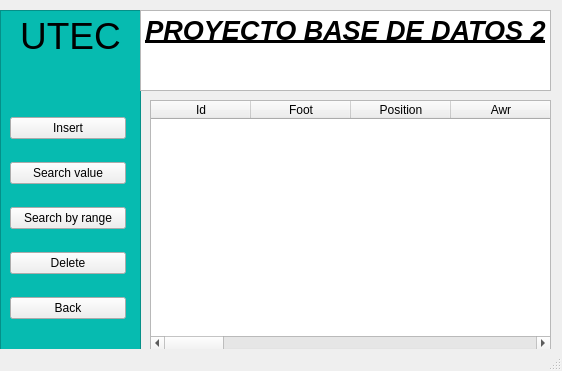
<?xml version="1.0" encoding="UTF-8"?>
<ui version="4.0">
 <class>sequential_cereal</class>
 <widget class="QMainWindow" name="sequential_cereal">
  <property name="geometry">
   <rect>
    <x>0</x>
    <y>0</y>
    <width>562</width>
    <height>371</height>
   </rect>
  </property>
  <property name="windowTitle">
   <string>MainWindow</string>
  </property>
  <widget class="QWidget" name="centralwidget">
   <widget class="QWidget" name="layoutWidget_2">
    <property name="geometry">
     <rect>
      <x>10</x>
      <y>100</y>
      <width>116</width>
      <height>241</height>
     </rect>
    </property>
    <layout class="QGridLayout" name="gridLayout_4">
     <item row="0" column="0">
      <widget class="QPushButton" name="btn_insert">
       <property name="text">
        <string>Insert</string>
       </property>
      </widget>
     </item>
     <item row="4" column="0">
      <widget class="QPushButton" name="btn_back">
       <property name="text">
        <string>Back</string>
       </property>
      </widget>
     </item>
     <item row="3" column="0">
      <widget class="QPushButton" name="btn_delete">
       <property name="text">
        <string>Delete</string>
       </property>
      </widget>
     </item>
     <item row="1" column="0">
      <widget class="QPushButton" name="btn_search1">
       <property name="text">
        <string>Search value</string>
       </property>
      </widget>
     </item>
     <item row="2" column="0">
      <widget class="QPushButton" name="btn_search2">
       <property name="text">
        <string>Search by range</string>
       </property>
      </widget>
     </item>
    </layout>
   </widget>
   <widget class="QTextBrowser" name="textBrowser">
    <property name="geometry">
     <rect>
      <x>0</x>
      <y>10</y>
      <width>141</width>
      <height>341</height>
     </rect>
    </property>
    <property name="styleSheet">
     <string notr="true">background: rgba(6,187,176,1)</string>
    </property>
    <property name="html">
     <string>&lt;!DOCTYPE HTML PUBLIC &quot;-//W3C//DTD HTML 4.0//EN&quot; &quot;http://www.w3.org/TR/REC-html40/strict.dtd&quot;&gt;
&lt;html&gt;&lt;head&gt;&lt;meta name=&quot;qrichtext&quot; content=&quot;1&quot; /&gt;&lt;style type=&quot;text/css&quot;&gt;
p, li { white-space: pre-wrap; }
&lt;/style&gt;&lt;/head&gt;&lt;body style=&quot; font-family:'Ubuntu'; font-size:10pt; font-weight:400; font-style:normal;&quot;&gt;
&lt;p align=&quot;center&quot; style=&quot; margin-top:0px; margin-bottom:0px; margin-left:0px; margin-right:0px; -qt-block-indent:0; text-indent:0px;&quot;&gt;&lt;span style=&quot; font-size:28pt;&quot;&gt;UTEC&lt;/span&gt;&lt;/p&gt;&lt;/body&gt;&lt;/html&gt;</string>
    </property>
    <property name="overwriteMode">
     <bool>false</bool>
    </property>
   </widget>
   <widget class="QTextBrowser" name="titulo">
    <property name="geometry">
     <rect>
      <x>140</x>
      <y>10</y>
      <width>411</width>
      <height>81</height>
     </rect>
    </property>
    <property name="html">
     <string>&lt;!DOCTYPE HTML PUBLIC &quot;-//W3C//DTD HTML 4.0//EN&quot; &quot;http://www.w3.org/TR/REC-html40/strict.dtd&quot;&gt;
&lt;html&gt;&lt;head&gt;&lt;meta name=&quot;qrichtext&quot; content=&quot;1&quot; /&gt;&lt;style type=&quot;text/css&quot;&gt;
p, li { white-space: pre-wrap; }
&lt;/style&gt;&lt;/head&gt;&lt;body style=&quot; font-family:'Ubuntu'; font-size:10pt; font-weight:400; font-style:normal;&quot;&gt;
&lt;p align=&quot;center&quot; style=&quot; margin-top:0px; margin-bottom:0px; margin-left:0px; margin-right:0px; -qt-block-indent:0; text-indent:0px;&quot;&gt;&lt;span style=&quot; font-size:20pt; font-weight:600; font-style:italic; text-decoration: underline;&quot;&gt;PROYECTO BASE DE DATOS 2&lt;/span&gt;&lt;/p&gt;&lt;/body&gt;&lt;/html&gt;</string>
    </property>
   </widget>
   <widget class="QTableWidget" name="table">
    <property name="geometry">
     <rect>
      <x>150</x>
      <y>100</y>
      <width>401</width>
      <height>251</height>
     </rect>
    </property>
    <column>
     <property name="text">
      <string>Id</string>
     </property>
    </column>
    <column>
     <property name="text">
      <string>Foot</string>
     </property>
    </column>
    <column>
     <property name="text">
      <string>Position</string>
     </property>
    </column>
    <column>
     <property name="text">
      <string>Awr</string>
     </property>
    </column>
    <column>
     <property name="text">
      <string>Dwr</string>
     </property>
    </column>
    <column>
     <property name="text">
      <string>Ovr</string>
     </property>
    </column>
    <column>
     <property name="text">
      <string>Pac</string>
     </property>
    </column>
    <column>
     <property name="text">
      <string>Sho</string>
     </property>
    </column>
    <column>
     <property name="text">
      <string>Pas</string>
     </property>
    </column>
    <column>
     <property name="text">
      <string>Dri</string>
     </property>
    </column>
    <column>
     <property name="text">
      <string>Def</string>
     </property>
    </column>
    <column>
     <property name="text">
      <string>Phy</string>
     </property>
    </column>
    <column>
     <property name="text">
      <string>Sm</string>
     </property>
    </column>
    <column>
     <property name="text">
      <string>Div</string>
     </property>
    </column>
    <column>
     <property name="text">
      <string>Pos</string>
     </property>
    </column>
    <column>
     <property name="text">
      <string>Han</string>
     </property>
    </column>
    <column>
     <property name="text">
      <string>Ref</string>
     </property>
    </column>
    <column>
     <property name="text">
      <string>Kic</string>
     </property>
    </column>
    <column>
     <property name="text">
      <string>Spd</string>
     </property>
    </column>
   </widget>
   <zorder>textBrowser</zorder>
   <zorder>layoutWidget_2</zorder>
   <zorder>titulo</zorder>
   <zorder>table</zorder>
  </widget>
  <widget class="QStatusBar" name="statusbar"/>
 </widget>
 <resources/>
 <connections/>
</ui>
